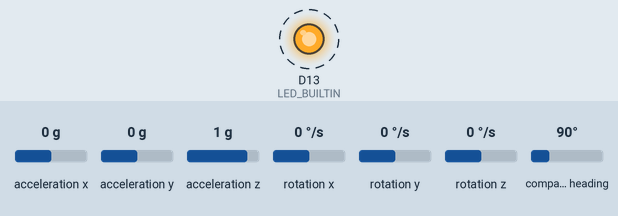
Bench run of a program on a simulated Arduino Nano 33 BLE. On the bench: output pins drawn as LEDs (lit = HIGH). Dashed ring = blinking. The inputs (shaded band) are chosen by the test bench; at power-on: acceleration x 0 g, acceleration y 0 g, acceleration z 1 g, rotation x 0 °/s, rotation y 0 °/s, rotation z 0 °/s, compass heading 90°. What the program prints to the serial monitor is not drawn.

Above: at 0.05 s.
Timing chart, 0 to 3.0 s (numbered marks = the images above):
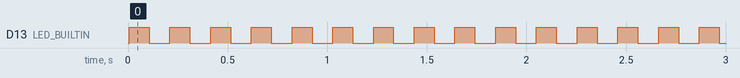

The program:

main.cpp
```cpp
#include <Arduino.h>
#include <Arduino_LSM9DS1.h>

// put function declarations here:
int myFunction(int, int);

void setup() {
  // put your setup code here, to run once:
  int result = myFunction(2, 3);

// blink test
  pinMode(LED_BUILTIN,OUTPUT);

//Serial setting
  Serial.begin(9600);
  while (!Serial);
  Serial.println("Started");
  if(!IMU.begin())
  {
    Serial.println("Failed to Initialize IMU!");
    while(1);
  }

// pirnt gyro setting
  Serial.print("Gyroscope sample rate = ");
  Serial.print(IMU.gyroscopeSampleRate());
  Serial.println(" Hz");
  Serial.println();
  Serial.println("Gyroscope in degrees/second");
  Serial.println("GyroX\tGyroY\tGyroZ");

// print Acceleration setting
  Serial.print("Accelerometer sample rate = ");
  Serial.print(IMU.accelerationSampleRate());
  Serial.println(" Hz");
  Serial.println();
  Serial.println("Acceleration in g's");
  Serial.println("AccX\tAccY\tAccZ");

// print Magnetic field setting
  Serial.print("Magnetic field sample rate = ");
  Serial.print(IMU.magneticFieldSampleRate());
  Serial.println(" Hz");
  Serial.println();
  Serial.println("Magnetic Field in uT");
  Serial.println("MagX\tMagY\tMagZ");

}

void loop() {
  // put your main code here, to run repeatedly:
  float GyroX,GyroY,GyroZ;
  float AccX,AccY,AccZ;
  float MagX,MagY,MagZ;

  if(IMU.gyroscopeAvailable())
  {
    IMU.readGyroscope(GyroX,GyroY,GyroZ);

/*  //serial print
    Serial.print(GyroX);
    Serial.print('\t');
    Serial.print(GyroY);
    Serial.print('\t');
    Serial.println(GyroZ);
 */

    // for teleplot setting
    Serial.print(">GyroX:");
    Serial.println(GyroX);
    Serial.print(">GyroY:");
    Serial.println(GyroY);
    Serial.print(">GyroZ:");
    Serial.println(GyroZ);

  if (IMU.accelerationAvailable()) {
    IMU.readAcceleration(AccX, AccY, AccZ);

    Serial.print(">AccX:");
    Serial.println(AccX);
    Serial.print(">AccY:");
    Serial.println(AccY);
    Serial.print(">AccZ:");
    Serial.println(AccZ);
  }

  if (IMU.magneticFieldAvailable()) {
    IMU.readMagneticField(MagX, MagY, MagZ);

    Serial.print(">MagX:");
    Serial.println(MagX);
    Serial.print(">MagY:");
    Serial.println(MagY);
    Serial.print(">MagZ:");
    Serial.println(MagZ);
  }
  digitalWrite(LED_BUILTIN,HIGH);
  delay(100);
  digitalWrite(LED_BUILTIN,LOW);
  delay(100);

  }

}

// put function definitions here:
int myFunction(int x, int y) {
  return x + y;
}
```

Measured:
- by itself, D13 (LED_BUILTIN): alternates HIGH for 0.10 s and LOW for 0.10 s
